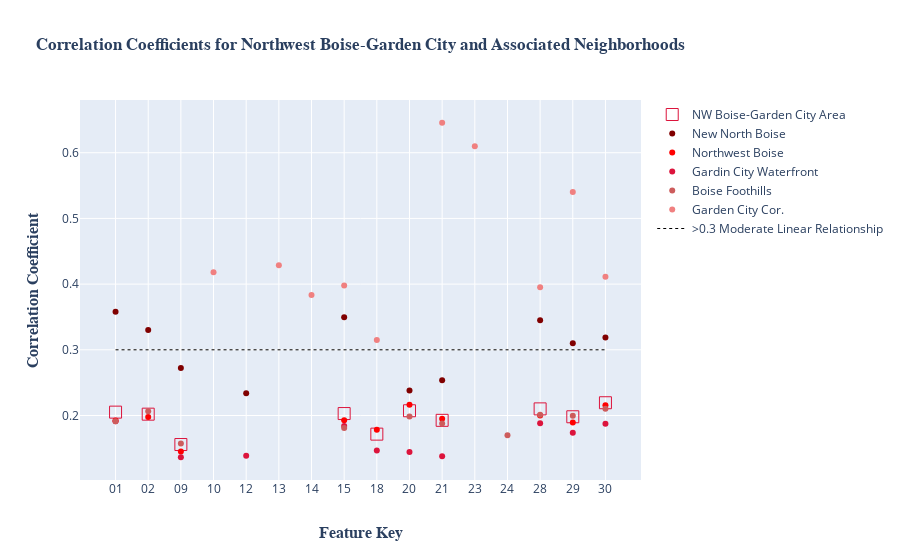

Notebook source saved alongside this figure:
### Markdown cell above
## Northwest Boise-Garden City

### Code cell
df = pd.read_pickle('NW-Coeff-compare.pkl')
df2 = pd.read_pickle('a-Coeff-compare.pkl')


df = pd.merge(df,df2, on = 'index', how = 'outer')


###########################################################

# drops rows up to TAV_Ch, below TAV_Ch = 0 and TAV_Ch = 1 
df = df.iloc[9:]

# Needed to make a key for ease a readability and to make the reference line for moderate linear 
# relationship
df= df.rename(columns = {'index' : 'Feature_Name'})
df['index'] = ['00','01','02','03','04','05','06','07','08','09','10','11','12','13','14',
             '15','16','17','18','19','20','21','22','23','24','25','26','27','28','29','30']
df['ref_line'] = .3


#this will drop rows that have less than 4 values (feature name, key, ref line, & @ least 1 value)
df = df.dropna(thresh = 4)


###########################################################

NW_fig = go.Figure()

NW_fig.add_trace(go.Scatter(x= df['index'], y=df['NW_Boise_GC'],
                    mode='markers',
                    marker_color = 'rgb(220,20,60)',
                    marker=dict(size= 12, symbol = "square-open"),          
                    name='NW Boise-Garden City Area'))

NW_fig.add_trace(go.Scatter(x= df['index'], y=df['NW_New_N_Boise'],
                    mode='markers',
                    marker_color = 'rgb(128,0,0)',
                    name='New North Boise'))

NW_fig.add_trace(go.Scatter(x= df['index'], y=df['NW_NW_Boise'],
                    mode='markers',  
                    marker_color='rgb(255,0,0)',  
                    name='Northwest Boise'))

NW_fig.add_trace(go.Scatter(x= df['index'], y=df['NW_GC_Waterfront'],
                    mode='markers',  
                    marker_color='rgb(220,20,60)',     
                    name='Gardin City Waterfront'))

NW_fig.add_trace(go.Scatter(x= df['index'], y=df['NW_B_Foothills'],
                    mode='markers',
                    marker_color='rgb(205,92,92)',     
                    name='Boise Foothills'))

NW_fig.add_trace(go.Scatter(x= df['index'], y=df['NW_GCC_Corridor'],
                    mode='markers',  
                    marker_color='rgb(240,128,128)',     
                    name='Garden City Cor.'))



#################### Reference line


NW_fig.add_trace(go.Scatter(x= df['index'] , y=df['ref_line'],
                    mode = 'lines',          
                    line = dict(color='Black', width=1, dash='dot'),          
                    name='>0.3 Moderate Linear Relationship'))

#################### Layout Title and Axis stuff

NW_fig.update_layout(
    title=go.layout.Title(
        text="<b>Correlation Coefficients for Northwest Boise-Garden City and Associated Neighborhoods<b>",
        font = dict( 
            family = 'Times New Roman'),
        xref="paper",
        x=.5
    ),
    yaxis=go.layout.YAxis(
        title=go.layout.yaxis.Title(
            text="<b>Correlation Coefficient<b>",
            font=dict(
                family="Times New Roman",
                size=16,
#                color="#7f7f7f"
            )
        )
    ),
    xaxis=go.layout.XAxis(
        type = 'category',
        title=go.layout.xaxis.Title(
            text="<b>Feature Key<b>",
            font=dict(
                family="Times New Roman",
                size=16,
#                color="#7f7f7f"
            )
        )
    ))


NW_fig.write_image("images/NW_fig.jpg")
NW_fig.show()

### Figure 1 — Plotly figure (JSON) as saved in the notebook; plotly's stock layout.template omitted (floating-point values rounded to 4 significant figures)
{"data": [{"marker": {"color": "rgb(220,20,60)", "size": 12, "symbol": "square-open"}, "mode": "markers", "name": "NW Boise-Garden City Area", "type": "scatter", "x": ["01", "02", "09", "10", "12", "13", "14", "15", "18", "20", "21", "23", "24", "28", "29", "30"], "y": [0.2051, 0.202, 0.1558, null, null, null, null, 0.203, 0.1716, 0.2072, 0.1927, null, null, 0.2101, 0.1981, 0.2194]}, {"marker": {"color": "rgb(128,0,0)"}, "mode": "markers", "name": "New North Boise", "type": "scatter", "x": ["01", "02", "09", "10", "12", "13", "14", "15", "18", "20", "21", "23", "24", "28", "29", "30"], "y": [0.358, 0.3303, 0.2722, null, 0.234, null, null, 0.3494, null, 0.2381, 0.2537, null, null, 0.3449, 0.3099, 0.3187]}, {"marker": {"color": "rgb(255,0,0)"}, "mode": "markers", "name": "Northwest Boise", "type": "scatter", "x": ["01", "02", "09", "10", "12", "13", "14", "15", "18", "20", "21", "23", "24", "28", "29", "30"], "y": [0.1925, 0.1976, 0.1451, null, null, null, null, 0.1927, 0.1783, 0.2163, 0.1951, null, null, 0.2002, 0.1895, 0.2155]}, {"marker": {"color": "rgb(220,20,60)"}, "mode": "markers", "name": "Gardin City Waterfront", "type": "scatter", "x": ["01", "02", "09", "10", "12", "13", "14", "15", "18", "20", "21", "23", "24", "28", "29", "30"], "y": [0.1914, null, 0.1364, null, 0.1387, null, null, 0.184, 0.1466, 0.1446, 0.1379, null, null, 0.1882, 0.1737, 0.1873]}, {"marker": {"color": "rgb(205,92,92)"}, "mode": "markers", "name": "Boise Foothills", "type": "scatter", "x": ["01", "02", "09", "10", "12", "13", "14", "15", "18", "20", "21", "23", "24", "28", "29", "30"], "y": [0.1912, 0.2063, 0.1575, null, null, null, null, 0.181, null, 0.1986, 0.1879, null, 0.17, 0.2011, 0.1998, 0.2102]}, {"marker": {"color": "rgb(240,128,128)"}, "mode": "markers", "name": "Garden City Cor.", "type": "scatter", "x": ["01", "02", "09", "10", "12", "13", "14", "15", "18", "20", "21", "23", "24", "28", "29", "30"], "y": [null, null, null, 0.4181, null, 0.4288, 0.3833, 0.3979, 0.315, null, 0.6456, 0.6098, null, 0.3954, 0.5403, 0.4114]}, {"line": {"color": "Black", "dash": "dot", "width": 1}, "mode": "lines", "name": ">0.3 Moderate Linear Relationship", "type": "scatter", "x": ["01", "02", "09", "10", "12", "13", "14", "15", "18", "20", "21", "23", "24", "28", "29", "30"], "y": [0.3, 0.3, 0.3, 0.3, 0.3, 0.3, 0.3, 0.3, 0.3, 0.3, 0.3, 0.3, 0.3, 0.3, 0.3, 0.3]}], "layout": {"title": {"font": {"family": "Times New Roman"}, "text": "<b>Correlation Coefficients for Northwest Boise-Garden City and Associated Neighborhoods<b>", "x": 0.5, "xref": "paper"}, "xaxis": {"title": {"font": {"family": "Times New Roman", "size": 16}, "text": "<b>Feature Key<b>"}, "type": "category"}, "yaxis": {"title": {"font": {"family": "Times New Roman", "size": 16}, "text": "<b>Correlation Coefficient<b>"}}}}
